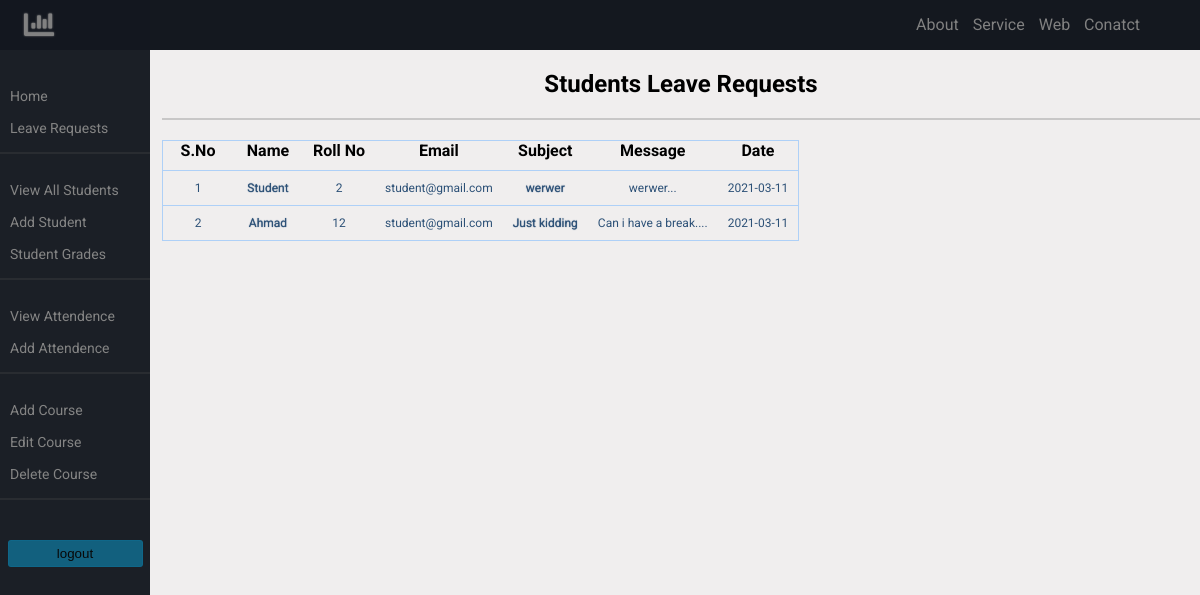
Screenshot of /admin/leaves.php (signed in) with the database file from the repository.
### tables this page shows
CREATE TABLE `emails` (
  `id` int(11) NOT NULL,
  `user_id` int(11) NOT NULL,
  `username` varchar(200) NOT NULL,
  `rollNo` int(11) NOT NULL,
  `user_email` varchar(200) NOT NULL,
  `subject` text NOT NULL,
  `send_date` date NOT NULL,
  `message` text NOT NULL,
  `email_status` varchar(20) NOT NULL DEFAULT 'unapproved'
);

### admin/includes/viewleave.php (the view, shortened to what this page needs)
<section class="stud-data">
  <h1 class="stud-title">Students Leave Requests</h1>
  <hr class="side-line">
  <div class="email-table">
    <table class="emails">
      <tr>
        <th>S.No</th>
        <th>Name</th>
        <th>Roll No</th>
        <th>Email</th>
        <th>Subject</th>
        <th>Message</th>
        <th>Date</th>
      </tr>
      <?php
      $query = "SELECT * FROM emails WHERE email_status='unapproved'";
      $result = mysqli_query($connection, $query);
      $i = 0;
      while ($row = mysqli_fetch_assoc($result)) :
        $i++;
      ?>
        <tr>
          <td title="click to open">
            <a href="leaves.php?source=edit&email=<?php echo $row['id'] ?>">
              <?php echo $i; ?>
            </a>
          </td>
          <td class="name" title="click to open">
            <a href="leaves.php?source=edit&email=<?php echo $row['id'] ?>">
              <?php echo $row['username']; ?>
            </a>
          </td>
          <td title="click to open">
            <a href="leaves.php?source=edit&email=<?php echo $row['id'] ?>">
              <?php echo $row['rollNo']; ?>
            </a>
          </td>
          <td title="click to open">
            <a href="leaves.php?source=edit&email=<?php echo $row['id'] ?>">
              <?php echo $row['user_email']; ?>
            </a>
          </td>
          <td class="subject" title="click to open">
            <a href="leaves.php?source=edit&email=<?php echo $row['id'] ?>">
              <?php echo $row['subject']; ?>
            </a>
          </td>
          <td title="click to open">
            <a href="leaves.php?source=edit&email=<?php echo $row['id'] ?>">
              <?php echo $row['message'] . "..."; ?>
            </a>
          </td>
          <td title="click to open">
            <a href="leaves.php?source=edit&email=<?php echo $row['id'] ?>">
              <?php echo $row['send_date']; ?>
            </a>
          </td>
        </tr>
      <?php endwhile; ?>
    </table>
  </div>
</section>

### admin/css/style.css (style rules this page uses)
body { background-color: rgb(240, 238, 238); font-family: 'Roboto', sans-serif; margin: 0; }
.side-line { border: 1px solid rgba(79,79,79, 0.25); margin-bottom: 20px; }
.stud-data { padding-left: 1%; }
.stud-title { text-align: center; }
th { padding: 10px; padding-top: 0px; padding-bottom: 0px; }
th,td { word-break: break-word; min-width: 50px; }
td { font-size: 14px; text-align: center; }
.data-table, th, tr, td { border: 1px solid #aaa8a8; border-collapse: collapse; }
.emails { border-collapse: collapse; border: none; }
.emails a { text-decoration: none; color: #2d5177; }
.emails th { padding-bottom: 10px; border: none; }
.emails tr { cursor: pointer; transition: all .5s; border: 1px solid #aed0f7; }
.emails td { border: none; padding: 3px; font-size: 12px; color: #2d5177; }
.emails .name, .emails .subject { text-shadow: 0px 0px 1px; }
@media only screen and (min-width: 1100px) { .stud-data { padding-left: 13.5%; } }
@media only screen and (min-width: 1100px) { .emails td { padding: 10px; } }

### rows the page displays
emails: username "Student", rollNo "2", user_email "student@gmail.com", subject "werwer", message "werwer", send_date "2021-03-11"
emails: username "Ahmad", rollNo "12", user_email "student@gmail.com", subject "Just kidding", message "Can i have a break.", send_date "2021-03-11"
